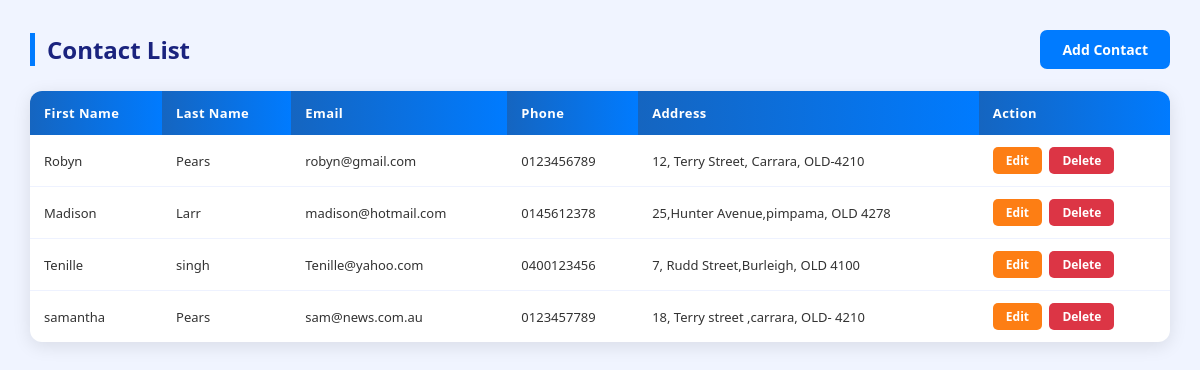
The page / on the database its author committed.
### tables this page shows
CREATE TABLE contacts(id INTEGER PRIMARY KEY AUTOINCREMENT,first_name TEXT NOT NULL,
                   last_name TEXT NOT NULL, address TEXT,email TEXT UNIQUE,phone TEXT UNIQUE);

### app.py (the view)
@app.route("/")
def index():
    conn=get_db()
    cursor=conn.cursor()
    cursor.execute("SELECT*FROM contacts")
    contacts=cursor.fetchall();
    conn.close()
    return render_template("index.html",contacts=contacts)

### app.py (called while the page is built)
def get_db():
    conn=sqlite3.connect("contacts.db")
    conn.row_factory=sqlite3.Row
    return conn

### templates/index.html (shortened to what this page needs)
<html>
<head>
    <link rel="stylesheet" href="{{url_for('static',filename='style.css')}}">
</head>
<body>
    <div class="header">
        <h2>Contact List</h2>
        <a href="/add" class="add-bt"> Add Contact</a>
    </div>
    <div class="table-wrap">
        <table class="table">
            <tr>
                <th>First Name</th>
                <th>Last Name</th>
                <th>Email</th>
                <th>Phone</th>
                <th>Address</th>
                <th>Action</th>
            </tr>
            {% for contact in contacts %}
            <tr>
                <td>{{contact["first_name"]}}</td>
                <td>{{contact["last_name"]}}</td>
                <td>{{contact["email"]}}</td>
                <td>{{contact["phone"]}}</td>
                <td>{{contact["address"]}}</td>
                <td>
                    <a href="/edit/{{contact['id']}}" class="edit-bt">Edit</a>
                    <a href="/delete/{{contact['id']}}" class="delete-bt">Delete</a>
                </td>
            </tr>
            {% endfor %}
        </table>
    </div>
</body>
</html>

### static/style.css (style rules this page uses)
* { box-sizing: border-box; margin: 0; padding: 0; }
body { font-family: 'Segoe UI', Arial, sans-serif; background: #f0f4ff; min-height: 100vh; padding: 30px; }
.header { display: flex; align-items: center; justify-content: space-between; margin-bottom: 22px; }
h2 { font-size: 24px; color: #1a237e; border-left: 5px solid #007bff; padding-left: 12px; }
.add-bt { background: #007bff; color: white; padding: 10px 22px; border-radius: 7px; font-weight: 700; font-size: 14px; text-decoration: none; display: inline-block; }
.table-wrap { background: white; border-radius: 12px; overflow: hidden; box-shadow: 0 4px 18px rgba(0,0,0,0.10); }
.table { width: 100%; border-collapse: collapse; }
.table th { background: linear-gradient(90deg, #1565c0, #007bff); color: white; padding: 13px 14px; text-align: left; font-size: 13px; letter-spacing: .4px; }
.table td { padding: 12px 14px; border-bottom: 1px solid #eef2ff; color: #333; font-size: 13px; }
.table tr:last-child td { border-bottom: none; }
.edit-bt { background: #fd7e14; color: white; padding: 5px 13px; border-radius: 5px; font-size: 12px; font-weight: 700; text-decoration: none; margin-right: 4px; display: inline-block; }
.delete-bt { background: #dc3545; color: white; padding: 5px 13px; border-radius: 5px; font-size: 12px; font-weight: 700; text-decoration: none; display: inline-block; }

### rows shown on the page
contacts: first_name "Robyn", last_name "Pears", email "robyn@gmail.com", phone "0123456789", address "12, Terry Street, Carrara, OLD-4210"
contacts: first_name "Madison", last_name "Larr", email "madison@hotmail.com", phone "0145612378", address "25,Hunter Avenue,pimpama, OLD 4278"
contacts: first_name "Tenille", last_name "singh", email "Tenille@yahoo.com", phone "0400123456", address "7, Rudd Street,Burleigh, OLD 4100"
contacts: first_name "samantha", last_name "Pears", email "sam@news.com.au", phone "0123457789", address "18, Terry street ,carrara, OLD- 4210"
